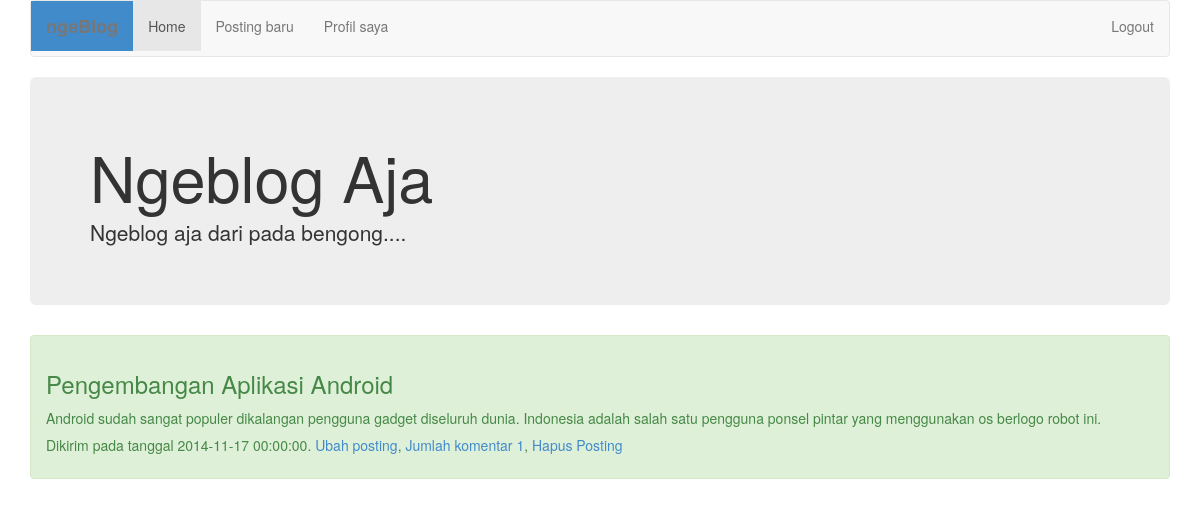
/page/home_author.php (signed in), run on the app's committed database.
### tables this page shows
CREATE TABLE IF NOT EXISTS `posting` (
  `id` int(11) NOT NULL AUTO_INCREMENT,
  `id_author` int(11) NOT NULL,
  `tanggal` datetime NOT NULL,
  `judul_post` varchar(100) NOT NULL,
  `isi` text NOT NULL,
  PRIMARY KEY (`id`)
);

CREATE TABLE IF NOT EXISTS `author` (
  `id` int(11) NOT NULL AUTO_INCREMENT,
  `nama_author` varchar(50) NOT NULL,
  `email` varchar(100) NOT NULL,
  `web_site` varchar(100) NOT NULL,
  `username` varchar(50) NOT NULL,
  `password` varchar(50) NOT NULL,
  PRIMARY KEY (`id`)
);

### page/model/kelas_post.php (called while the page is built, shortened)
<?php
class Post {
    private $tanggal;
    private $judul_post;
    private $isi;
    public function getTanggal() {
        return $this->tanggal;
    }
    public function getJudul_post() {
        return $this->judul_post;
    }
    public function getIsi() {
        return $this->isi;
    }
    public function setTanggal($tanggal) {
        $this->tanggal = $tanggal;
    }
    public function setJudul_post($judul_post) {
        $this->judul_post = $judul_post;
    }
    public function setIsi($isi) {
        $this->isi = $isi;
    }
}
class Post_dao_impl implements Post_dao{
    public function find_by_author($id_author) {
        $hasil = array();
        $query = "SELECT * FROM posting WHERE id_author = '$id_author' ORDER BY id DESC";
        $sql = mysql_query($query);
        while($res = mysql_fetch_array($sql)){
            $p = new Post();
            $p->setId($res['id']);
            $p->setId_author($res['id_author']);
            $p->setTanggal($res['tanggal']);
            $p->setJudul_post($res['judul_post']);
            $p->setIsi($res['isi']);
            $hasil[] = $p;
        }
        return $hasil;
    }
}

### page/model/kelas_author.php (called while the page is built, shortened)
<?php
class Author_dao_impl implements Author_dao {
    public function find_one($id) {
        $a = new Author();
        $query = "SELECT * FROM author WHERE id = '$id'";
        $sql = mysql_query($query);
        if ($sql) {
            $res = mysql_fetch_array($sql);
            $a->setId($res['id']);
            $a->setNama_author($res['nama_author']);
            $a->setEmail($res['email']);
            $a->setWeb_site($res['web_site']);
            $a->setUsername($res['username']);
            $a->setPassword($res['password']);
        }
        return $a;
    }
}

### page/model/kelas_komentar.php (called while the page is built, shortened)
<?php
class Komentar_dao_impl implements Komentar_dao{
    public function hitung_jumlah_komentar($id_posting) {
        $jumlah = 0;
        $query = "SELECT COUNT(*) AS JUMLAH_KOMENTAR FROM komentar WHERE id_posting = '$id_posting'";
        $sql = mysql_query($query);
        while($res = mysql_fetch_array($sql)){
            $jumlah = $res['JUMLAH_KOMENTAR'];
        }
        return $jumlah;
    }
}

### page/home_author.php (the view, shortened to what this page needs)
<!DOCTYPE html>
<html>
    <head>
        <link href="../styles/bootstrap.css" rel="stylesheet"/>
        <link href="../styles/bootstrap.min.css" rel="stylesheet"/>
        <link type="text/css" href="../js/themes/base/jquery.ui.all.css" rel="stylesheet"/>
    </head>
    <body>
        <div class="container">
            <div class="navbar navbar-default" role="navigation">
                <div class="navbar-header">
                    <label class="navbar-brand label-primary">ngeBlog</label>
                </div>
                <div class="navbar-collapse collapse">
                    <ul class="nav navbar-nav">
                        <li class="active"><a href="home_author.php">Home</a></li>
                        <li><a href="posting_baru.php">Posting baru</a></li>
                        <li><a href="my_profil.php">Profil saya</a></li>
                    </ul>
                    <ul class="nav navbar-nav navbar-right">
                        <li><a href="logout_author.php" onclick="return confirm('Anda yakin ?');">Logout</a></li>
                    </ul>
                </div>
            </div>
            <div class="jumbotron">
                <h1>Ngeblog Aja</h1>
                <p>Ngeblog aja dari pada bengong....</p>
            </div>
            <?php
            include "model/kelas_post.php";
            include "model/kelas_author.php";
            include "model/kelas_komentar.php";
            $ad = new Author_dao_impl();
            $pd = new Post_dao_impl();
            $kd = new Komentar_dao_impl();
            $id_author = $_SESSION['id_author'];
            $p_list = $pd->find_by_author($id_author);
            if (count($p_list) == 0) {
                echo "<div class='well well-lg'><h3>Belum ada postingan</h3></div>";
            } else {
                for ($i = 0; $i < count($p_list); $i++) {
                    $p = $p_list[$i];
                    $id = $p->getId();
                    $id_author = $p->getId_author();
                    $tanggal = $p->getTanggal();
                    $judul = $p->getJudul_post();
                    $isi = $p->getIsi();
                    $author = $ad->find_one($id_author);
                    $jumlah_koment = $kd->hitung_jumlah_komentar($id);
                    if ($i % 2 != 0) {
                        echo "<div class='alert alert-info'>"
                        . "<p><h3>$judul</h3></p><p>$isi</p><p><h5>Dikirim pada tanggal $tanggal. <a href='ubah_post_by_author.php?id_post=$id'>Ubah posting</a>, <a href='lihat_komentar_by_author.php?id_post=$id'>Jumlah komentar $jumlah_koment</a>, <a href='hapus_posting_by_author.php?id_post=$id' onclick='return confirm('Anda yakin ?');'>Hapus Posting</a></h5></p>"
                        . "</div>";
                    } else {
                        echo "<div class='alert alert-success'>"
                        . "<p><h3>$judul</h3></p><p>$isi</p><p><h5>Dikirim pada tanggal $tanggal. <a href='ubah_post_by_author.php?id_post=$id'>Ubah posting</a>, <a href='lihat_komentar_by_author.php?id_post=$id'>Jumlah komentar $jumlah_koment</a>, <a href='hapus_posting_by_author.php?id_post=$id' onclick='return confirm('Anda yakin ?');'>Hapus Posting</a></h5></p>"
                        . "</div>";
                    }
                }
            }
            ?>
        </div>
    </body>
</html>

### data on the page
author: jumlah_koment "1"
posting: judul_post "Pengembangan Aplikasi Android", isi "Android sudah sangat populer dikalangan pengguna gadget diseluruh dunia. Indonesia adalah salah satu pengguna ponsel pintar yang menggunakan os berlogo robot ini.", tanggal "2014-11-17 00:00:00"
